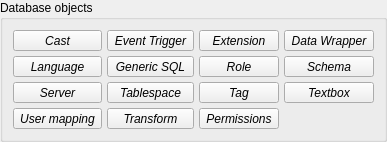
       <widget class="QGroupBox" name="db_objs_grp">
        <property name="font">
         <font>
          <italic>false</italic>
          <bold>false</bold>
         </font>
        </property>
        <property name="title">
         <string>Database objects</string>
        </property>
        <layout class="QGridLayout" name="gridLayout_9">
         <property name="leftMargin">
          <number>5</number>
         </property>
         <property name="topMargin">
          <number>5</number>
         </property>
         <property name="rightMargin">
          <number>5</number>
         </property>
         <property name="bottomMargin">
          <number>5</number>
         </property>
         <property name="spacing">
          <number>5</number>
         </property>
         <item row="0" column="0">
          <widget class="QWidget" name="db_objs_btns_wgt" native="true">
           <property name="sizePolicy">
            <sizepolicy hsizetype="Preferred" vsizetype="Fixed">
             <horstretch>0</horstretch>
             <verstretch>0</verstretch>
            </sizepolicy>
           </property>
           <layout class="QGridLayout" name="gridLayout_4">
            <property name="leftMargin">
             <number>5</number>
            </property>
            <property name="topMargin">
             <number>5</number>
            </property>
            <property name="rightMargin">
             <number>5</number>
            </property>
            <property name="bottomMargin">
             <number>5</number>
            </property>
            <property name="spacing">
             <number>5</number>
            </property>
            <item row="0" column="4">
             <widget class="QToolButton" name="fdw_tb">
              <property name="sizePolicy">
               <sizepolicy hsizetype="Preferred" vsizetype="Fixed">
                <horstretch>0</horstretch>
                <verstretch>0</verstretch>
               </sizepolicy>
              </property>
              <property name="font">
               <font>
                <italic>true</italic>
                <bold>false</bold>
               </font>
              </property>
              <property name="focusPolicy">
               <enum>Qt::FocusPolicy::NoFocus</enum>
              </property>
              <property name="text">
               <string>Data Wrapper</string>
              </property>
              <property name="icon">
               <iconset resource="../../res/resources.qrc">
                <normaloff>:/icons/icons/foreigndatawrapper.png</normaloff>:/icons/icons/foreigndatawrapper.png</iconset>
              </property>
              <property name="iconSize">
               <size>
                <width>32</width>
                <height>32</height>
               </size>
              </property>
              <property name="autoExclusive">
               <bool>false</bool>
              </property>
              <property name="popupMode">
               <enum>QToolButton::ToolButtonPopupMode::InstantPopup</enum>
              </property>
              <property name="toolButtonStyle">
               <enum>Qt::ToolButtonStyle::ToolButtonTextUnderIcon</enum>
              </property>
             </widget>
            </item>
            <item row="4" column="2">
             <widget class="QToolButton" name="db_sch_perms_tb">
              <property name="sizePolicy">
               <sizepolicy hsizetype="Preferred" vsizetype="Fixed">
                <horstretch>0</horstretch>
                <verstretch>0</verstretch>
               </sizepolicy>
              </property>
              <property name="font">
               <font>
                <italic>true</italic>
                <bold>false</bold>
               </font>
              </property>
              <property name="focusPolicy">
               <enum>Qt::FocusPolicy::NoFocus</enum>
              </property>
              <property name="text">
               <string>Permissions</string>
              </property>
              <property name="icon">
               <iconset resource="../../res/resources.qrc">
                <normaloff>:/icons/icons/permission.png</normaloff>:/icons/icons/permission.png</iconset>
              </property>
              <property name="iconSize">
               <size>
                <width>32</width>
                <height>32</height>
               </size>
              </property>
              <property name="autoExclusive">
               <bool>false</bool>
              </property>
              <property name="popupMode">
               <enum>QToolButton::ToolButtonPopupMode::InstantPopup</enum>
              </property>
              <property name="toolButtonStyle">
               <enum>Qt::ToolButtonStyle::ToolButtonTextUnderIcon</enum>
              </property>
             </widget>
            </item>
            <item row="2" column="4">
             <widget class="QToolButton" name="textbox_tb">
              <property name="sizePolicy">
               <sizepolicy hsizetype="Preferred" vsizetype="Fixed">
                <horstretch>0</horstretch>
                <verstretch>0</verstretch>
               </sizepolicy>
              </property>
              <property name="font">
               <font>
                <italic>true</italic>
                <bold>false</bold>
               </font>
              </property>
              <property name="focusPolicy">
               <enum>Qt::FocusPolicy::NoFocus</enum>
              </property>
              <property name="text">
               <string>Textbox</string>
              </property>
              <property name="icon">
               <iconset resource="../../res/resources.qrc">
                <normaloff>:/icons/icons/textbox.png</normaloff>:/icons/icons/textbox.png</iconset>
              </property>
              <property name="iconSize">
               <size>
                <width>32</width>
                <height>32</height>
               </size>
              </property>
              <property name="autoExclusive">
               <bool>false</bool>
              </property>
              <property name="popupMode">
               <enum>QToolButton::ToolButtonPopupMode::InstantPopup</enum>
              </property>
              <property name="toolButtonStyle">
               <enum>Qt::ToolButtonStyle::ToolButtonTextUnderIcon</enum>
              </property>
             </widget>
            </item>
            <item row="1" column="0">
             <widget class="QToolButton" name="language_tb">
              <property name="sizePolicy">
               <sizepolicy hsizetype="Preferred" vsizetype="Fixed">
                <horstretch>0</horstretch>
                <verstretch>0</verstretch>
               </sizepolicy>
              </property>
              <property name="font">
               <font>
                <italic>true</italic>
                <bold>false</bold>
               </font>
              </property>
              <property name="focusPolicy">
               <enum>Qt::FocusPolicy::NoFocus</enum>
              </property>
              <property name="text">
               <string>Language</string>
              </property>
              <property name="icon">
               <iconset resource="../../res/resources.qrc">
                <normaloff>:/icons/icons/language.png</normaloff>:/icons/icons/language.png</iconset>
              </property>
              <property name="iconSize">
               <size>
                <width>32</width>
                <height>32</height>
               </size>
              </property>
              <property name="autoExclusive">
               <bool>false</bool>
              </property>
              <property name="popupMode">
               <enum>QToolButton::ToolButtonPopupMode::InstantPopup</enum>
              </property>
              <property name="toolButtonStyle">
               <enum>Qt::ToolButtonStyle::ToolButtonTextUnderIcon</enum>
              </property>
             </widget>
            </item>
            <item row="1" column="2">
             <widget class="QToolButton" name="role_tb">
              <property name="sizePolicy">
               <sizepolicy hsizetype="Preferred" vsizetype="Fixed">
                <horstretch>0</horstretch>
                <verstretch>0</verstretch>
               </sizepolicy>
              </property>
              <property name="font">
               <font>
                <italic>true</italic>
                <bold>false</bold>
               </font>
              </property>
              <property name="focusPolicy">
               <enum>Qt::FocusPolicy::NoFocus</enum>
              </property>
              <property name="text">
               <string>Role</string>
              </property>
              <property name="icon">
               <iconset resource="../../res/resources.qrc">
                <normaloff>:/icons/icons/role.png</normaloff>:/icons/icons/role.png</iconset>
              </property>
              <property name="iconSize">
               <size>
                <width>32</width>
                <height>32</height>
               </size>
              </property>
              <property name="autoExclusive">
               <bool>false</bool>
              </property>
              <property name="popupMode">
               <enum>QToolButton::ToolButtonPopupMode::InstantPopup</enum>
              </property>
              <property name="toolButtonStyle">
               <enum>Qt::ToolButtonStyle::ToolButtonTextUnderIcon</enum>
              </property>
             </widget>
            </item>
            <item row="1" column="1">
             <widget class="QToolButton" name="genericsql_tb">
              <property name="sizePolicy">
               <sizepolicy hsizetype="Preferred" vsizetype="Fixed">
                <horstretch>0</horstretch>
                <verstretch>0</verstretch>
               </sizepolicy>
              </property>
              <property name="font">
               <font>
                <italic>true</italic>
                <bold>false</bold>
               </font>
              </property>
              <property name="focusPolicy">
               <enum>Qt::FocusPolicy::NoFocus</enum>
              </property>
              <property name="text">
               <string>Generic SQL</string>
              </property>
              <property name="icon">
               <iconset resource="../../res/resources.qrc">
                <normaloff>:/icons/icons/genericsql.png</normaloff>:/icons/icons/genericsql.png</iconset>
              </property>
              <property name="iconSize">
               <size>
                <width>32</width>
                <height>32</height>
               </size>
              </property>
              <property name="autoExclusive">
               <bool>false</bool>
              </property>
              <property name="popupMode">
               <enum>QToolButton::ToolButtonPopupMode::InstantPopup</enum>
              </property>
              <property name="toolButtonStyle">
               <enum>Qt::ToolButtonStyle::ToolButtonTextUnderIcon</enum>
              </property>
             </widget>
            </item>
            <item row="4" column="0">
             <widget class="QToolButton" name="user_mapping_tb">
              <property name="sizePolicy">
               <sizepolicy hsizetype="Preferred" vsizetype="Fixed">
                <horstretch>0</horstretch>
                <verstretch>0</verstretch>
               </sizepolicy>
              </property>
              <property name="font">
               <font>
                <italic>true</italic>
                <bold>false</bold>
               </font>
              </property>
              <property name="focusPolicy">
               <enum>Qt::FocusPolicy::NoFocus</enum>
              </property>
              <property name="text">
               <string>User mapping</string>
              </property>
              <property name="icon">
               <iconset resource="../../res/resources.qrc">
                <normaloff>:/icons/icons/usermapping.png</normaloff>:/icons/icons/usermapping.png</iconset>
              </property>
              <property name="iconSize">
               <size>
                <width>32</width>
                <height>32</height>
               </size>
              </property>
              <property name="autoExclusive">
               <bool>false</bool>
              </property>
              <property name="popupMode">
               <enum>QToolButton::ToolButtonPopupMode::InstantPopup</enum>
              </property>
              <property name="toolButtonStyle">
               <enum>Qt::ToolButtonStyle::ToolButtonTextUnderIcon</enum>
              </property>
             </widget>
            </item>
            <item row="2" column="0">
             <widget class="QToolButton" name="server_tb">
              <property name="sizePolicy">
               <sizepolicy hsizetype="Preferred" vsizetype="Fixed">
                <horstretch>0</horstretch>
                <verstretch>0</verstretch>
               </sizepolicy>
              </property>
              <property name="font">
               <font>
                <italic>true</italic>
                <bold>false</bold>
               </font>
              </property>
              <property name="focusPolicy">
               <enum>Qt::FocusPolicy::NoFocus</enum>
              </property>
              <property name="text">
               <string>Server</string>
              </property>
              <property name="icon">
               <iconset resource="../../res/resources.qrc">
                <normaloff>:/icons/icons/foreignserver.png</normaloff>:/icons/icons/foreignserver.png</iconset>
              </property>
              <property name="iconSize">
               <size>
                <width>32</width>
                <height>32</height>
               </size>
              </property>
              <property name="autoExclusive">
               <bool>false</bool>
              </property>
              <property name="popupMode">
               <enum>QToolButton::ToolButtonPopupMode::InstantPopup</enum>
              </property>
              <property name="toolButtonStyle">
               <enum>Qt::ToolButtonStyle::ToolButtonTextUnderIcon</enum>
              </property>
             </widget>
            </item>
            <item row="0" column="1">
             <widget class="QToolButton" name="eventtrigger_tb">
              <property name="sizePolicy">
               <sizepolicy hsizetype="Preferred" vsizetype="Fixed">
                <horstretch>0</horstretch>
                <verstretch>0</verstretch>
               </sizepolicy>
              </property>
              <property name="font">
               <font>
                <italic>true</italic>
                <bold>false</bold>
               </font>
              </property>
              <property name="focusPolicy">
               <enum>Qt::FocusPolicy::NoFocus</enum>
              </property>
              <property name="text">
               <string>Event Trigger</string>
              </property>
              <property name="icon">
               <iconset resource="../../res/resources.qrc">
                <normaloff>:/icons/icons/eventtrigger.png</normaloff>:/icons/icons/eventtrigger.png</iconset>
              </property>
              <property name="iconSize">
               <size>
                <width>32</width>
                <height>32</height>
               </size>
              </property>
              <property name="autoExclusive">
               <bool>false</bool>
              </property>
              <property name="popupMode">
               <enum>QToolButton::ToolButtonPopupMode::InstantPopup</enum>
              </property>
              <property name="toolButtonStyle">
               <enum>Qt::ToolButtonStyle::ToolButtonTextUnderIcon</enum>
              </property>
             </widget>
            </item>
            <item row="0" column="2">
             <widget class="QToolButton" name="extension_tb">
              <property name="sizePolicy">
               <sizepolicy hsizetype="Preferred" vsizetype="Fixed">
                <horstretch>0</horstretch>
                <verstretch>0</verstretch>
               </sizepolicy>
              </property>
              <property name="font">
               <font>
                <italic>true</italic>
                <bold>false</bold>
               </font>
              </property>
              <property name="focusPolicy">
               <enum>Qt::FocusPolicy::NoFocus</enum>
              </property>
              <property name="text">
               <string>Extension</string>
              </property>
              <property name="icon">
               <iconset resource="../../res/resources.qrc">
                <normaloff>:/icons/icons/extension.png</normaloff>:/icons/icons/extension.png</iconset>
              </property>
              <property name="iconSize">
               <size>
                <width>32</width>
                <height>32</height>
               </size>
              </property>
              <property name="autoExclusive">
               <bool>false</bool>
              </property>
              <property name="popupMode">
               <enum>QToolButton::ToolButtonPopupMode::InstantPopup</enum>
              </property>
              <property name="toolButtonStyle">
               <enum>Qt::ToolButtonStyle::ToolButtonTextUnderIcon</enum>
              </property>
             </widget>
            </item>
            <item row="2" column="1">
             <widget class="QToolButton" name="tablespace_tb">
              <property name="sizePolicy">
               <sizepolicy hsizetype="Preferred" vsizetype="Fixed">
                <horstretch>0</horstretch>
                <verstretch>0</verstretch>
               </sizepolicy>
              </property>
              <property name="font">
               <font>
                <italic>true</italic>
                <bold>false</bold>
               </font>
              </property>
              <property name="focusPolicy">
               <enum>Qt::FocusPolicy::NoFocus</enum>
              </property>
              <property name="text">
               <string>Tablespace</string>
              </property>
              <property name="icon">
               <iconset resource="../../res/resources.qrc">
                <normaloff>:/icons/icons/tablespace.png</normaloff>:/icons/icons/tablespace.png</iconset>
              </property>
              <property name="iconSize">
               <size>
                <width>32</width>
                <height>32</height>
               </size>
              </property>
              <property name="autoExclusive">
               <bool>false</bool>
              </property>
              <property name="popupMode">
               <enum>QToolButton::ToolButtonPopupMode::InstantPopup</enum>
              </property>
              <property name="toolButtonStyle">
               <enum>Qt::ToolButtonStyle::ToolButtonTextUnderIcon</enum>
              </property>
             </widget>
            </item>
            <item row="2" column="2">
             <widget class="QToolButton" name="tag_tb">
              <property name="sizePolicy">
               <sizepolicy hsizetype="Preferred" vsizetype="Fixed">
                <horstretch>0</horstretch>
                <verstretch>0</verstretch>
               </sizepolicy>
              </property>
              <property name="font">
               <font>
                <italic>true</italic>
                <bold>false</bold>
               </font>
              </property>
              <property name="focusPolicy">
               <enum>Qt::FocusPolicy::NoFocus</enum>
              </property>
              <property name="text">
               <string>Tag</string>
              </property>
              <property name="icon">
               <iconset resource="../../res/resources.qrc">
                <normaloff>:/icons/icons/tag.png</normaloff>:/icons/icons/tag.png</iconset>
              </property>
              <property name="iconSize">
               <size>
                <width>32</width>
                <height>32</height>
               </size>
              </property>
              <property name="autoExclusive">
               <bool>false</bool>
              </property>
              <property name="popupMode">
               <enum>QToolButton::ToolButtonPopupMode::InstantPopup</enum>
              </property>
              <property name="toolButtonStyle">
               <enum>Qt::ToolButtonStyle::ToolButtonTextUnderIcon</enum>
              </property>
             </widget>
            </item>
            <item row="4" column="1">
             <widget class="QToolButton" name="transform_tb">
              <property name="sizePolicy">
               <sizepolicy hsizetype="Preferred" vsizetype="Fixed">
                <horstretch>0</horstretch>
                <verstretch>0</verstretch>
               </sizepolicy>
              </property>
              <property name="font">
               <font>
                <italic>true</italic>
                <bold>false</bold>
               </font>
              </property>
              <property name="focusPolicy">
               <enum>Qt::FocusPolicy::NoFocus</enum>
              </property>
              <property name="text">
               <string>Transform</string>
              </property>
              <property name="icon">
               <iconset resource="../../res/resources.qrc">
                <normaloff>:/icons/icons/transform.png</normaloff>:/icons/icons/transform.png</iconset>
              </property>
              <property name="iconSize">
               <size>
                <width>32</width>
                <height>32</height>
               </size>
              </property>
              <property name="autoExclusive">
               <bool>false</bool>
              </property>
              <property name="popupMode">
               <enum>QToolButton::ToolButtonPopupMode::InstantPopup</enum>
              </property>
              <property name="toolButtonStyle">
               <enum>Qt::ToolButtonStyle::ToolButtonTextUnderIcon</enum>
              </property>
             </widget>
            </item>
            <item row="1" column="4">
             <widget class="QToolButton" name="schema_tb">
              <property name="sizePolicy">
               <sizepolicy hsizetype="Preferred" vsizetype="Fixed">
                <horstretch>0</horstretch>
                <verstretch>0</verstretch>
               </sizepolicy>
              </property>
              <property name="font">
               <font>
                <italic>true</italic>
                <bold>false</bold>
               </font>
              </property>
              <property name="focusPolicy">
               <enum>Qt::FocusPolicy::NoFocus</enum>
              </property>
              <property name="text">
               <string>Schema</string>
              </property>
              <property name="icon">
               <iconset resource="../../res/resources.qrc">
                <normaloff>:/icons/icons/schema.png</normaloff>:/icons/icons/schema.png</iconset>
              </property>
              <property name="iconSize">
               <size>
                <width>32</width>
                <height>32</height>
               </size>
              </property>
              <property name="autoExclusive">
               <bool>false</bool>
              </property>
              <property name="popupMode">
               <enum>QToolButton::ToolButtonPopupMode::InstantPopup</enum>
              </property>
              <property name="toolButtonStyle">
               <enum>Qt::ToolButtonStyle::ToolButtonTextUnderIcon</enum>
              </property>
             </widget>
            </item>
            <item row="0" column="0">
             <widget class="QToolButton" name="cast_tb">
              <property name="sizePolicy">
               <sizepolicy hsizetype="Preferred" vsizetype="Fixed">
                <horstretch>0</horstretch>
                <verstretch>0</verstretch>
               </sizepolicy>
              </property>
              <property name="font">
               <font>
                <italic>true</italic>
                <bold>false</bold>
               </font>
              </property>
              <property name="focusPolicy">
               <enum>Qt::FocusPolicy::NoFocus</enum>
              </property>
              <property name="text">
               <string>Cast</string>
              </property>
              <property name="icon">
               <iconset resource="../../res/resources.qrc">
                <normaloff>:/icons/icons/cast.png</normaloff>:/icons/icons/cast.png</iconset>
              </property>
              <property name="iconSize">
               <size>
                <width>32</width>
                <height>32</height>
               </size>
              </property>
              <property name="shortcut">
               <string>A</string>
              </property>
              <property name="autoExclusive">
               <bool>false</bool>
              </property>
              <property name="popupMode">
               <enum>QToolButton::ToolButtonPopupMode::InstantPopup</enum>
              </property>
              <property name="toolButtonStyle">
               <enum>Qt::ToolButtonStyle::ToolButtonTextUnderIcon</enum>
              </property>
             </widget>
            </item>
           </layout>
          </widget>
         </item>
        </layout>
       </widget>
